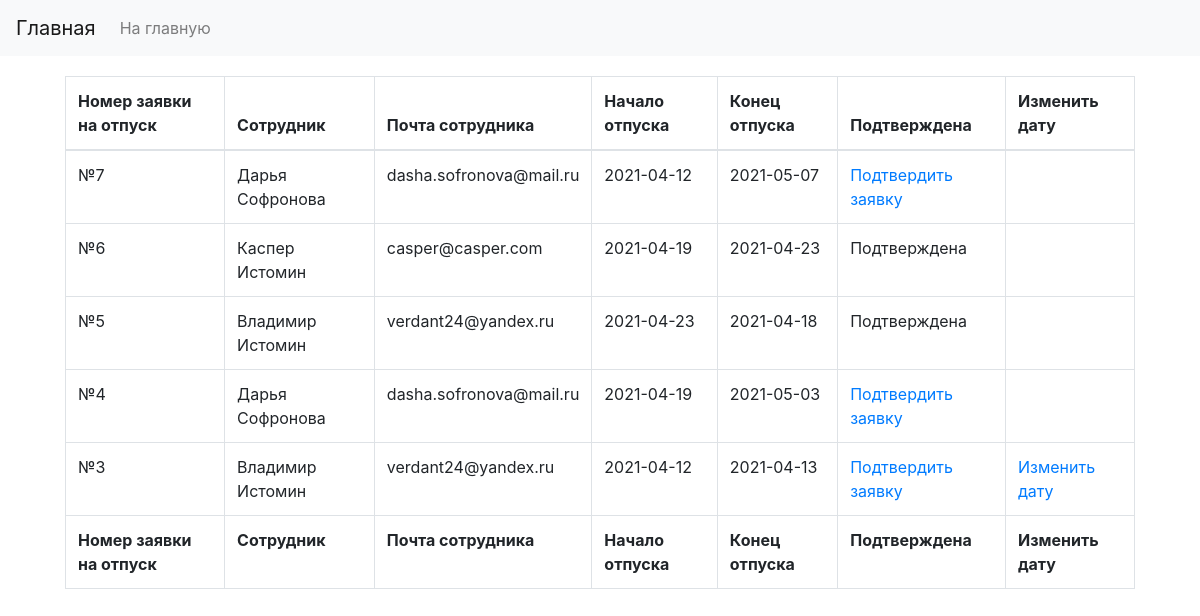
The app's page /admin/index.php (signed in) with its own data.
### tables this page shows
CREATE TABLE `dates` (
  `id` int(11) NOT NULL,
  `user_id` int(11) NOT NULL,
  `start_date` date NOT NULL,
  `end_date` date NOT NULL,
  `is_confirmed` tinyint(1) NOT NULL DEFAULT 0
);

CREATE TABLE `users` (
  `id` int(11) NOT NULL,
  `name` varchar(100) NOT NULL,
  `surname` varchar(100) NOT NULL,
  `email` varchar(255) NOT NULL,
  `password` varchar(100) NOT NULL,
  `is_admin` tinyint(1) NOT NULL DEFAULT 0
);

### includes/_functions.php (called while the page is built, shortened)
<?php  include '_db.php';
function viewAllDates () {
    global $connection;
    $queryAllDates = 'SELECT * FROM users JOIN dates ON users.id = dates.user_id ORDER BY dates.id DESC';
    $resultAllDates = mysqli_query($connection,$queryAllDates);
    while ($row = mysqli_fetch_assoc($resultAllDates)) {
        $allDates[$row['id']] = $row;
    }
    return $allDates;
}

### admin/index.php (the view)
<?php  include "includes/_admin_header.php"; ?>
<div class="container">
    <?php if (isset($_SESSION['AUTH']['email'])):
     $allDates = viewAllDates();?>
    <div class="card-body">
            <div class="table-responsive">
                <table class="table table-bordered" id="dataTable" width="100%" cellspacing="0">
                    <thead>
                    <tr>
                        <th>Номер заявки на отпуск</th>
                        <th>Сотрудник</th>
                        <th>Почта сотрудника</th>
                        <th>Начало отпуска</th>
                        <th>Конец отпуска</th>
                        <th>Подтверждена</th>
                        <th>Изменить дату</th>
                    </tr>
                    </thead>
                    <tfoot>
                    <tr>
                        <th>Номер заявки на отпуск</th>
                        <th>Сотрудник</th>
                        <th>Почта сотрудника</th>
                        <th>Начало отпуска</th>
                        <th>Конец отпуска</th>
                        <th>Подтверждена</th>
                        <th>Изменить дату</th>
                    </tr>
                    </tfoot>
                    <tbody>
                    <?php foreach($allDates as $date):?>
                        <tr>
                            <td>№<?php echo $date['id']; ?></td>
                            <td><?php echo $date['name'] . ' ' . $date['surname']; ?></td>
                            <td><?php echo $date['email']; ?></td>
                            <td><?php echo $date['start_date']; ?></td>
                            <td><?php echo $date['end_date']; ?></td>
                            <td>
                            <?php if ($date['is_confirmed'] == 0):?>
                                <a href="confirm-date.php?date_id=<?php echo $date['id']; ?>">Подтвердить заявку</a>
                            <?php else:?>
                                Подтверждена
                            <?php endif;?>
                            </td>
                            <td>
                            <?php if ($date['user_id'] == $_SESSION['AUTH']['id'] && $date['is_confirmed'] == 0):?>
                                <a href="../update-date.php?id_date=<?php echo $date['id'];?>">Изменить дату</a>
                            <?php endif;?>
                            </td>
                        </tr>
                    <?php endforeach?>
                    </tbody>
                </table>
            </div>
        </div>
        <?php else:
            header('Location: login.php');
        endif;?>
</div>
<?php  include "../includes/_footer.php"; ?>

### admin/includes/_admin_header.php (shortened to what this page needs)
<?php  include '../includes/_functions.php';?>
<!DOCTYPE html>
<html lang="ru">
<head>
    <link rel="stylesheet" href="https://maxcdn.bootstrapcdn.com/bootstrap/4.0.0/css/bootstrap.min.css">
</head>
<body>
    <div class="header">
        <nav class="navbar navbar-expand-lg navbar-light bg-light">
        <a class="navbar-brand" href="index.php">Главная</a>
        <div class="collapse navbar-collapse" id="navbarNavDropdown">
            <ul class="navbar-nav">
                <li class="nav-item">
                    <a class="nav-link" href="../index.php">На главную</a>
                </li>
            </ul>
        </div>
        </nav>
    </div>

### includes/_footer.php (shortened to what this page needs)
</body>
</html>

### records on screen
dates: id "7", user.name "Дарья", user.surname "Софронова", user.email "dasha.sofronova@mail.ru", start_date "2021-04-12", end_date "2021-05-07"
dates: id "6", user.name "Каспер", user.surname "Истомин", user.email "casper@casper.com", start_date "2021-04-19", end_date "2021-04-23", is_confirmed "Подтверждена"
dates: id "5", user.name "Владимир", user.surname "Истомин", user.email "verdant24@yandex.ru", start_date "2021-04-23", end_date "2021-04-18", is_confirmed "Подтверждена"
dates: id "4", user.name "Дарья", user.surname "Софронова", user.email "dasha.sofronova@mail.ru", start_date "2021-04-19", end_date "2021-05-03"
dates: id "3", user.name "Владимир", user.surname "Истомин", user.email "verdant24@yandex.ru", start_date "2021-04-12", end_date "2021-04-13"
